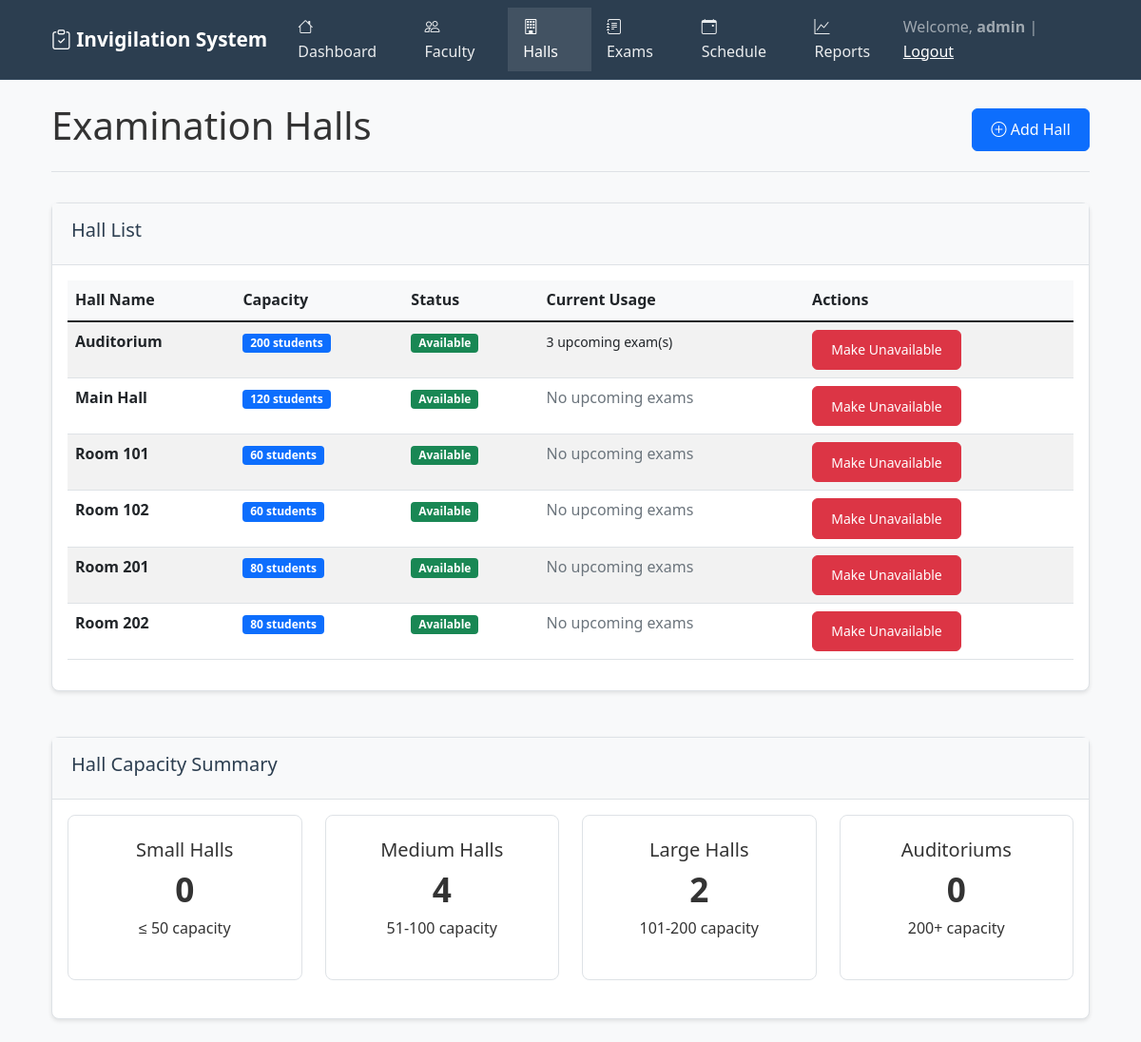
/halls (signed in), run on the app's committed database.
### tables this page shows
CREATE TABLE halls (
                    hall_id INTEGER PRIMARY KEY AUTOINCREMENT,
                    hall_name TEXT NOT NULL UNIQUE,
                    capacity INTEGER NOT NULL,
                    is_available BOOLEAN DEFAULT TRUE
                );

### app.py (the view)
@app.route("/halls")
@login_required
def halls():
    conn = get_db_connection()
    halls = conn.execute("""
        SELECT h.*,
               COUNT(eha.exam_id) as upcoming_exams
        FROM halls h
        LEFT JOIN exam_hall_allocations eha ON h.hall_id = eha.hall_id
        LEFT JOIN exams e ON eha.exam_id = e.exam_id AND e.date >= date('now')
        GROUP BY h.hall_id
        ORDER BY h.hall_name
    """).fetchall()
    conn.close()
    return render_template("halls.html", halls=halls)

### app.py (called while the page is built)
def login_required(f):
    @wraps(f)
    def decorated_function(*args, **kwargs):
        if 'user_id' not in session:
            flash('Please log in to access this page.', 'danger')
            return redirect(url_for('login'))
        return f(*args, **kwargs)
    return decorated_function

def get_db_connection():
    conn = sqlite3.connect(DB_NAME)
    conn.row_factory = sqlite3.Row
    return conn

### templates/halls.html (shortened to what this page needs)
{% extends "base.html" %}
{% block content %}
<div class="page-header">
    <h1>Examination Halls</h1>
    <button class="btn btn-primary" data-bs-toggle="modal" data-bs-target="#addHallModal">
        <i class="bi bi-plus-circle"></i> Add Hall
    </button>
</div>
<div class="row">
    <div class="col-md-12">
        <div class="card">
            <div class="card-header">
                <h5>Hall List</h5>
            </div>
            <div class="card-body">
                {% if halls %}
                <div class="table-responsive">
                    <table class="table table-striped">
                        <thead>
                            <tr>
                                <th>Hall Name</th>
                                <th>Capacity</th>
                                <th>Status</th>
                                <th>Current Usage</th>
                                <th>Actions</th>
                            </tr>
                        </thead>
                        <tbody>
                            {% for hall in halls %}
                            <tr>
                                <td>
                                    <strong>{{ hall['hall_name'] }}</strong>
                                </td>
                                <td>
                                    <span class="badge bg-primary">{{ hall['capacity'] }} students</span>
                                </td>
                                <td>
                                    <span class="badge bg-{{ 'success' if hall['is_available'] else 'danger' }}">
                                        {{ 'Available' if hall['is_available'] else 'Unavailable' }}
                                    </span>
                                </td>
                                <td>
                                    {% if hall['upcoming_exams'] %}
                                    <small>
                                        {{ hall['upcoming_exams'] }} upcoming exam(s)
                                    </small>
                                    {% else %}
                                    <span class="text-muted">No upcoming exams</span>
                                    {% endif %}
                                </td>
                                <td>
                                    <a href="{{ url_for('toggle_hall', hall_id=hall['hall_id']) }}"
                                       class="btn btn-sm btn-{{ 'danger' if hall['is_available'] else 'success' }}">
                                        {{ 'Make Unavailable' if hall['is_available'] else 'Make Available' }}
                                    </a>
                                </td>
                            </tr>
                            {% endfor %}
                        </tbody>
                    </table>
                </div>
                {% else %}
                <div class="empty-state">
                    <i class="bi bi-building" style="font-size: 3rem;"></i>
                    <h4>No Examination Halls</h4>
                    <p>Add examination halls to get started.</p>
                </div>
                {% endif %}
            </div>
        </div>
    </div>
</div>
<div class="row mt-4">
    <div class="col-md-12">
        <div class="card">
            <div class="card-header">
                <h5>Hall Capacity Summary</h5>
            </div>
            <div class="card-body">
                <div class="row text-center">
                    <div class="col-md-3">
                        <div class="stat-card">
                            <h5>Small Halls</h5>
                            <h3>
                                {% set small_halls = [] %}
                                {% for hall in halls if hall.capacity <= 50 %}
                                    {% set _ = small_halls.append(hall.capacity) %}
                                {% endfor %}
                                {{ small_halls | length }}
                            </h3>
                            <p>≤ 50 capacity</p>
                        </div>
                    </div>
                    <div class="col-md-3">
                        <div class="stat-card">
                            <h5>Medium Halls</h5>
                            <h3>
                                {% set medium_halls = [] %}
                                {% for hall in halls if hall.capacity > 50 and hall.capacity <= 100 %}
                                    {% set _ = medium_halls.append(hall.capacity) %}
                                {% endfor %}
                                {{ medium_halls | length }}
                            </h3>
                            <p>51-100 capacity</p>
                        </div>
                    </div>
                    <div class="col-md-3">
                        <div class="stat-card">
                            <h5>Large Halls</h5>
                            <h3>
                                {% set large_halls = [] %}
                                {% for hall in halls if hall.capacity > 100 and hall.capacity <= 200 %}
                                    {% set _ = large_halls.append(hall.capacity) %}
                                {% endfor %}
                                {{ large_halls | length }}
                            </h3>
                            <p>101-200 capacity</p>
                        </div>
                    </div>
                    <div class="col-md-3">
                        <div class="stat-card">
                            <h5>Auditoriums</h5>
                            <h3>
                                {% set auditoriums = [] %}
                                {% for hall in halls if hall.capacity > 200 %}
                                    {% set _ = auditoriums.append(hall.capacity) %}
                                {% endfor %}
                                {{ auditoriums | length }}
                            </h3>
                            <p>200+ capacity</p>
                        </div>
                    </div>
                </div>
            </div>
        </div>
    </div>
</div>
{% endblock %}

### templates/base.html (style rules this page uses)
body { background-color: #f8f9fa; color: #333; font-family: 'Segoe UI', Tahoma, Geneva, Verdana, sans-serif; line-height: 1.6; }
.card { background-color: white; border: 1px solid #dee2e6; border-radius: 8px; box-shadow: 0 2px 4px rgba(0,0,0,0.1); margin-bottom: 1.5rem; }
.card-header { background-color: #f8f9fa; border-bottom: 1px solid #dee2e6; font-weight: 600; color: #2c3e50; padding: 1rem 1.25rem; }
.table th { background-color: #f8f9fa; font-weight: 600; border-color: #dee2e6 !important; }
.btn { font-weight: 500; border-radius: 6px; padding: 0.6rem 1.2rem; }
.page-header { display: flex; justify-content: space-between; align-items: center; margin-bottom: 2rem; padding-bottom: 1rem; border-bottom: 1px solid #dee2e6; }
.stat-card { background-color: white; border: 1px solid #dee2e6; border-radius: 8px; padding: 1.5rem; text-align: center; margin-bottom: 1.5rem; }
.stat-card h3 { font-size: 2.2rem; font-weight: 600; margin: 0.5rem 0; }
.badge { font-size: 0.75em; }

### data on the page
halls: hall_name "Auditorium", capacity "200", is_available "Available", upcoming_exams "3", is_available "Make Unavailable"
halls: hall_name "Main Hall", capacity "120", is_available "Available", shows "No upcoming exams", is_available "Make Unavailable"
halls: hall_name "Room 101", capacity "60", is_available "Available", shows "No upcoming exams", is_available "Make Unavailable"
halls: hall_name "Room 102", capacity "60", is_available "Available", shows "No upcoming exams", is_available "Make Unavailable"
halls: hall_name "Room 201", capacity "80", is_available "Available", shows "No upcoming exams", is_available "Make Unavailable"
halls: hall_name "Room 202", capacity "80", is_available "Available", shows "No upcoming exams", is_available "Make Unavailable"

### other printed values
{{ session.username }} "admin"
{{ small_halls | length }} "0"
{{ medium_halls | length }} "4"
{{ large_halls | length }} "2"
{{ auditoriums | length }} "0"
